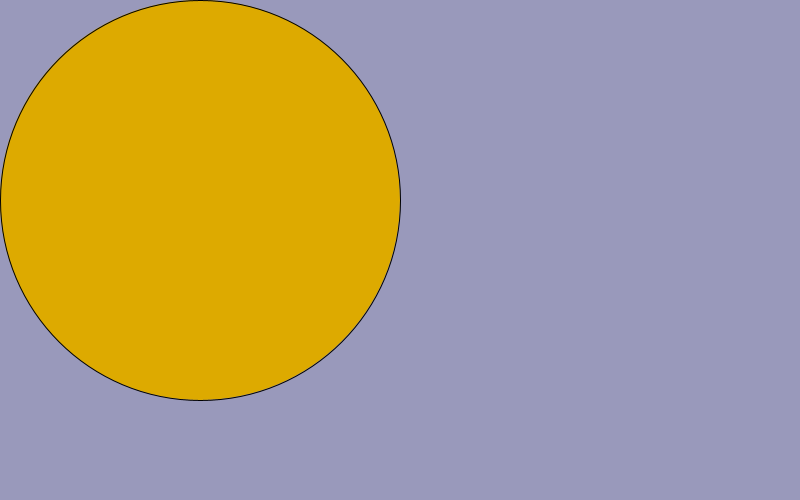
Frame 1 (no input)
Frame 60 (the mouse pressed at the canvas centre just before this capture): identical to frame 1, image omitted
Frame 120 (the mouse held since frame 60 and released just before this capture): identical to frame 1, image omitted

The Processing sketch that drew this single still picture (run headless with seeded random() and noise(); from frame 60 on, the mouse is pressed at the canvas centre):

// Processing sketch: slipperDot
// ── slipperDot.pde
 // create three integer variables to  
    //    represent the x, y, and the size of the ellipse
  int x = 200;
  int y = 200;
  int size = 400;
    
    void setup() {
      //set the size of your sketch
    size(800,500);
    }
    
    void draw() {
      //set the background color of your sketch
     background(153,153,187); 
      //draw an ellipse. Make sure it fits in the window.
      //use the variables created in step 4 in place of the numbers
      //   in your ellipse
    fill(221,170,0);
    ellipse(x,y,size,size);
    }
    
    void mousePressed() {
      //6a. create an integer variable called distance
      //6b. use the getDistance method to initialize your varible
      //    use the mouse's x and y and the x and y of your ellipse 
     int distance = getDistance(x,y,mouseX,mouseY);
     
      //print the distance variable
    println(distance);
      
      //8a. make an if statement to check if the distance variable
      //   is within the size of the ellipse
      if( distance < 200){ 
        x = (int)random(801);
     y = (int)random(501);
      }
      //8b.  set the x and y of the ellipse to a random location on the window
       
      
    }
    
    int getDistance(int x1, int y1, int x2, int y2) {
      return (int)Math.sqrt(Math.pow((x1-x2),2) + Math.pow((y1-y2),2));
    }
